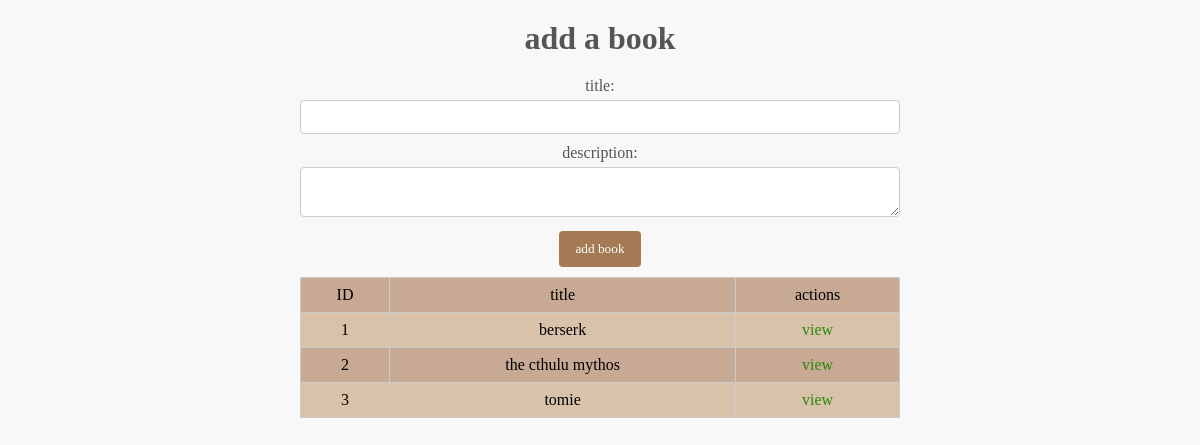
Before: /books with the older database file.
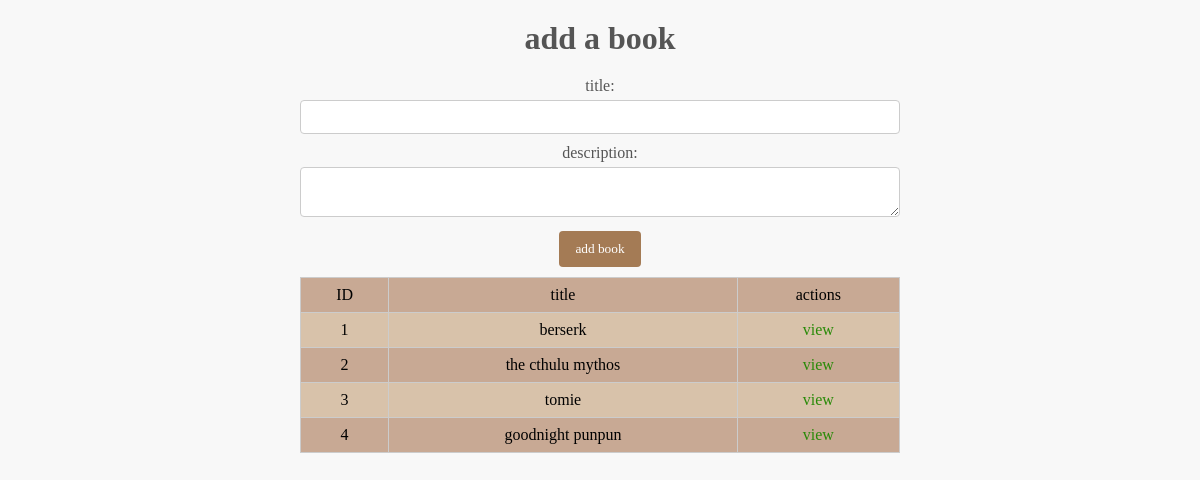
After: the same page with the newer database file.
### app/models.py (models this page shows)
class book(models.Model):
    title = models.CharField(max_length=45)
    desc = models.TextField()
    created = models.DateTimeField(auto_now_add=True)
    modified = models.DateTimeField(auto_now=True)
    authors = models.ManyToManyField('author')

### app/views.py (the view)
# urls.py: path('books', views.books),
def books(request):
    data = {'books': models.book.objects.all()}
    return render(request, 'books.html', data)

### app/templates/books.html (shortened to what this page needs)
<!DOCTYPE html>
<html lang="en">
<head>
    {%load static%}
    <link rel="stylesheet" href="{%static 'main.css'%}">
</head>
<body>
    <h1>add a book</h1>
    <form action="books/add" method="POST">
        <label for="title">title:</label>
        <input type="text" name="title">
        <label for="desc">description:</label>
        <textarea name="desc"></textarea>
        <button type="submit">add book</button>
    </form>
    <table>
        <tr>
            <td>ID</td>
            <td>title</td>
            <td>actions</td>
        </tr>
        {% for book in books %}
        <tr>
            <td>{{ book.id }}</td>
            <td>{{ book.title }}</td>
            <td>
                <a href="/books/{{book.id}}">view</a>
            </td>
        </tr>
        {% endfor %}
    </table>
</body>
</html>

### app/static/main.css (style rules this page uses)
* { font-family: cursive; text-align: center; margin: 0 auto; }
body { background-color: #f8f8f8; padding: 20px; width: 50%; }
h1 { color: #555; }
form { margin-top: 20px; }
label { display: block; margin-bottom: 5px; color: #555; }
input[type="text"], textarea { width: 100%; padding: 8px; border: 1px solid #ccc; border-radius: 4px; box-sizing: border-box; margin-bottom: 10px; }
button[type="submit"] { background-color: #a47b55; color: white; padding: 10px 16px; border: none; border-radius: 4px; cursor: pointer; }
table { margin-top: 10px; width: 100%; border-collapse: collapse; }
table tr:nth-child(even) { background-color: #d8c2aa; }
table tr:nth-child(odd) { background-color: #c8a994; }
table td { padding: 8px; border: 1px solid #ccc; }
a { text-decoration: none; color: #298a08; }

Changed rows visible on the page:
added book: id "4", title "goodnight punpun"
